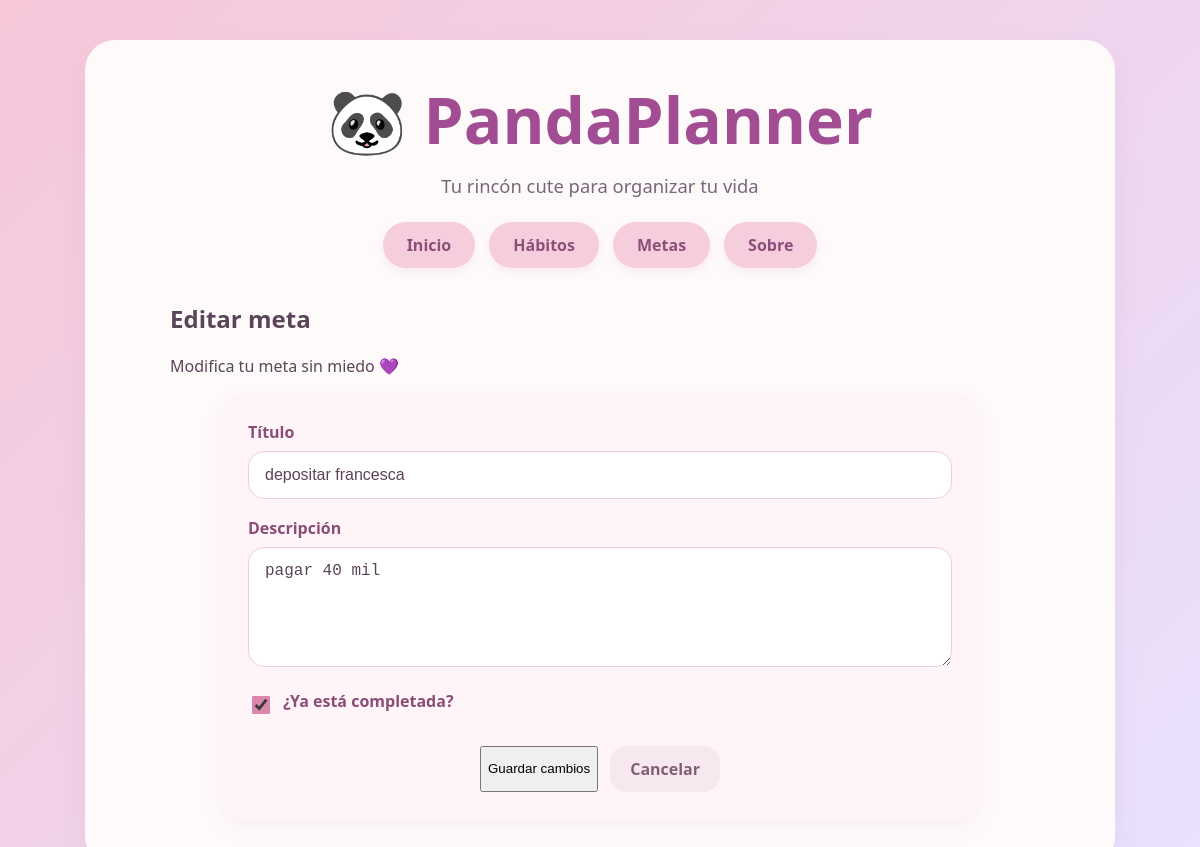
Screenshot of /metas/editar/2/ with the database file from the repository.
### planner/models.py (models this page shows, shortened)
class Meta(models.Model):
    titulo = models.CharField(max_length=100)
    descripcion = models.TextField(blank=True)
    completada = models.BooleanField(default=False)
    fecha_creacion = models.DateTimeField(auto_now_add=True)
    fecha_completada = models.DateTimeField(null=True, blank=True)

### planner/views.py (the view)
# urls.py: path("metas/editar/<int:meta_id>/", views.editar_meta, name="editar_meta"),
def editar_meta(request, meta_id):
    meta = get_object_or_404(Meta, id=meta_id)
    if request.method == "POST":
        form = MetaForm(request.POST, instance=meta)
        if form.is_valid():
            form.save()
            return redirect("metas")
    else:
        form = MetaForm(instance=meta)
    return render(request, "editar_meta.html", {"form": form, "meta": meta})

### planner/forms.py
class MetaForm(forms.ModelForm):
    class Meta:
        model = Meta
        fields = ["titulo", "descripcion", "completada"]
        widgets = {
            "titulo": forms.TextInput(
                attrs={
                    "class": "form-input",
                    "placeholder": "Ej: Terminar Panda Planner",
                }
            ),
            "descripcion": forms.Textarea(
                attrs={
                    "class": "form-textarea",
                    "placeholder": "Describe tu meta...",
                    "rows": 4,
                }
            ),
            "completada": forms.CheckboxInput(attrs={"class": "form-checkbox"}),
        }

### planner/templates/editar_meta.html (shortened to what this page needs)
{% extends "base.html" %}
{% block content %}
<h2>Editar meta</h2>
<p>Modifica tu meta sin miedo 💜</p>
<div class="form-card">
    <form method="post">
        <div class="form-group">
            <label for="{{ form.titulo.id_for_label }}">Título</label>
            {{ form.titulo }}
        </div>
        <div class="form-group">
            <label for="{{ form.descripcion.id_for_label }}">Descripción</label>
            {{ form.descripcion }}
        </div>
        <div class="form-group checkbox-group">
            {{ form.completada }}
            <label for="{{ form.completada.id_for_label }}">¿Ya está completada?</label>
        </div>
        <div class="form-actions">
            <button type="submit" class="btn-action">Guardar cambios</button>
            <a href="{% url 'metas' %}" class="btn-secondary">Cancelar</a>
        </div>
    </form>
</div>
{% endblock %}

### planner/static/css/style.css (style rules this page uses)
* { box-sizing: border-box; }
body { margin: 0; font-family: "Segoe UI", Tahoma, Geneva, Verdana, sans-serif; background: linear-gradient(135deg, #f7c7d9, #e9e2ff); color: #5a4558; min-height: 100vh; }
.form-card { background: #fff4f8; border-radius: 24px; padding: 28px; box-shadow: 0 8px 20px rgba(137, 93, 120, 0.06); max-width: 760px; margin: 0 auto; }
.form-group { margin-bottom: 18px; }
.form-group label { display: block; margin-bottom: 8px; color: #8a4d75; font-weight: 700; }
.form-input, .form-textarea { width: 100%; border: 1px solid #f0cfdb; border-radius: 16px; padding: 14px 16px; font-size: 1rem; color: #5a4558; background: #ffffff; outline: none; }
.form-textarea { resize: vertical; min-height: 120px; }
.checkbox-group { display: flex; align-items: center; gap: 10px; }
.checkbox-group input { width: 18px; height: 18px; accent-color: #d987ac; }
.form-actions { margin-top: 26px; display: flex; justify-content: center; gap: 12px; flex-wrap: wrap; }
.btn-secondary { display: inline-block; text-decoration: none; background: #f7e7ee; color: #7f6175; padding: 12px 20px; border-radius: 16px; font-weight: 700; transition: 0.2s ease; border: none; cursor: pointer; }

### rows the page displays
Meta: titulo "depositar francesca", descripcion "pagar 40 mil", completada "☑"
